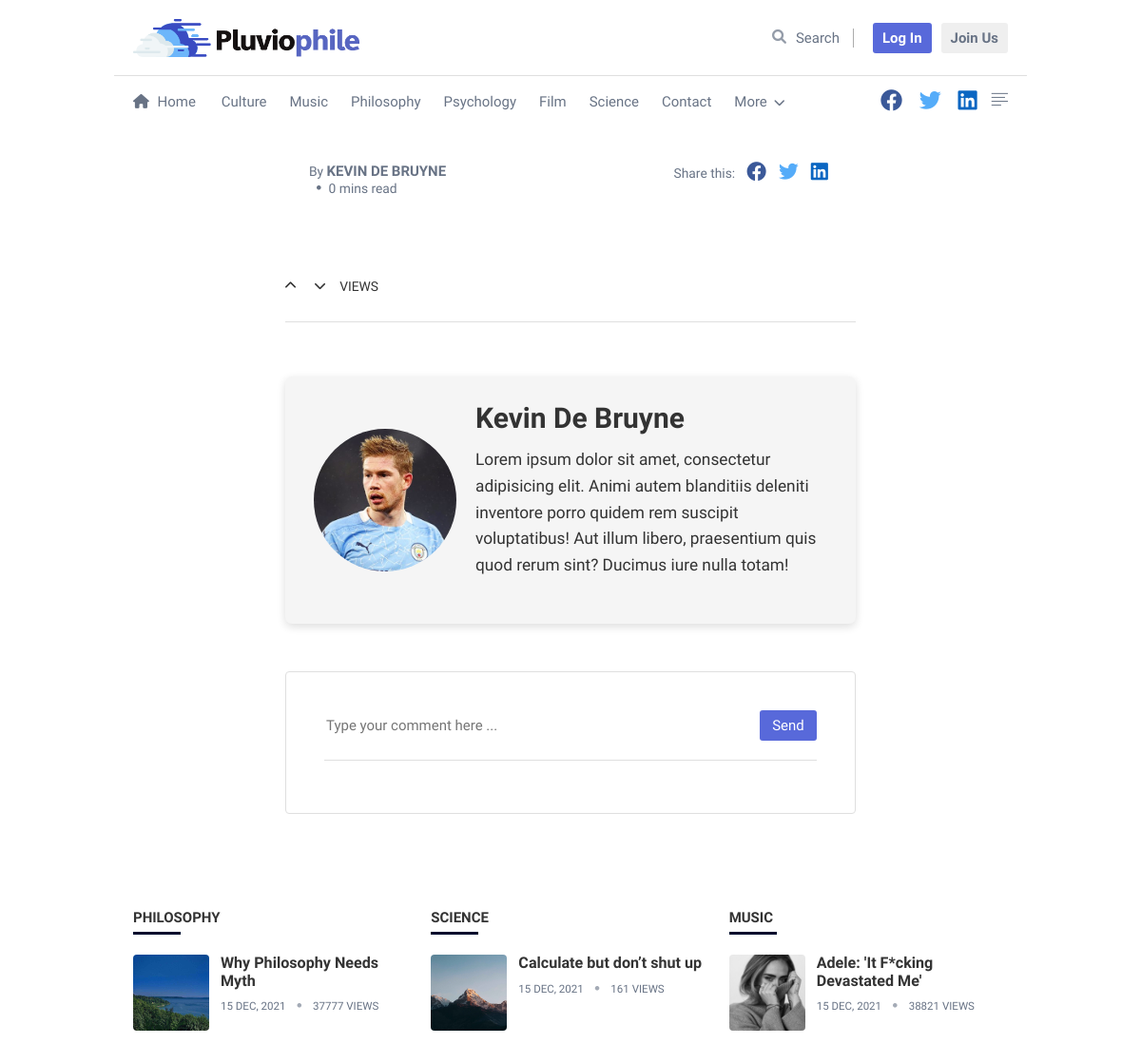
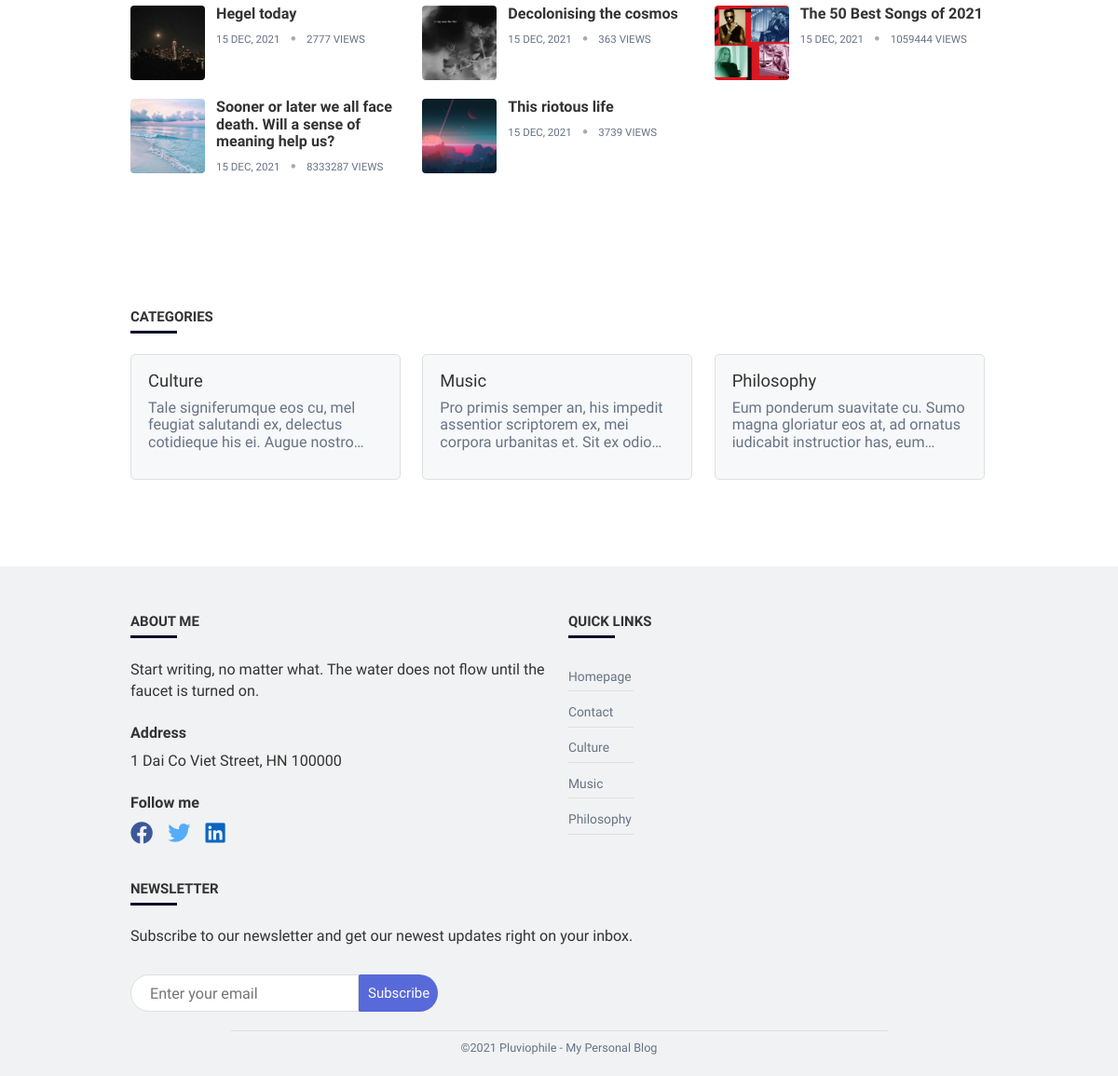
Page /pages/single.php on the committed database (2 pictures, top to bottom).
### tables this page shows
CREATE TABLE `topics` (
  `id` varchar(20) NOT NULL,
  `name` varchar(100) NOT NULL,
  `description` text NOT NULL
);

CREATE TABLE `posts` (
  `id` varchar(20) NOT NULL,
  `user_id` varchar(20) NOT NULL,
  `topic_id` varchar(20) DEFAULT NULL,
  `title` varchar(255) NOT NULL,
  `image` varchar(255) NOT NULL,
  `body` text NOT NULL,
  `published` tinyint(4) NOT NULL,
  `created_at` datetime NOT NULL DEFAULT current_timestamp(),
  `upvotes` int(11) DEFAULT 0,
  `views` int(11) NOT NULL DEFAULT 0
);

### app/database/db.php (called while the page is built, shortened)
<?php
require('connect.php');
function executeQuery($sql, $data)
{
    global $conn;
    $stmt = $conn->prepare($sql);
    $values = array_values($data);
    $types = str_repeat('s', count($values));
    $stmt->bind_param($types, ...$values);
    $stmt->execute();
    return $stmt;
}
function selectAll($table, $conditions = [])
{
    global $conn;
    $sql = "SELECT * FROM $table";
    if (empty($conditions)) {
        $stmt = $conn->prepare($sql);
        $stmt->execute();
        $records = $stmt->get_result()->fetch_all(MYSQLI_ASSOC);
        return $records;
    } else {
        $i = 0;
        foreach ($conditions as $key => $value) {
            if ($i === 0) {
                $sql = $sql . " WHERE $key=?";
            } else {
                $sql = $sql . " AND $key=?";
            }
            $i++;
        }
        $stmt = executeQuery($sql, $conditions);
        $records = $stmt->get_result()->fetch_all(MYSQLI_ASSOC);
        return $records;
    }
}
function getPostsByTopicName($topic_name)
{
    $sql = "SELECT p.*, t.name FROM posts AS p JOIN topics as t ON p.topic_id=t.id WHERE p.published=? AND t.name=?";
    $stmt = executeQuery($sql, ['published' => 1, 'name' => $topic_name]);
    $records = $stmt->get_result()->fetch_all(MYSQLI_ASSOC);
    return $records;
}

### app/controllers/posts.php (called while the page is built, shortened)
<?php
include(ROOT_PATH . "/app/database/db.php");
$table = 'posts';
$topics = selectAll('topics');
$posts = selectAll($table);

### app/includes/featuredPostsByTopics.php (the view)
<div class="posts-by-topics">
    <div class="container">
        <div class="row">
            <?php foreach ($highlightTopics as $key1 => $topic) : ?>
                <div class="col c-12 m-4 l-4">
                    <a href="<?php echo BASE_URL . '/public/index.php?name=' . $topic; ?>">
                        <div class="text-title">
                            <?php echo $topic; ?>
                        </div>
                    </a>
                    <?php $allPostsByTopics = getPostsByTopicName($topic);
                    $postsByTopics = array_slice($allPostsByTopics, 0, 3);
                    foreach ($postsByTopics as $key => $post) {
                        $postsByTopics[$key]['created_at'] = strtotime($postsByTopics[$key]['created_at']);
                        $postsByTopics[$key]['created_at'] = date('j M, Y', $postsByTopics[$key]['created_at']);
                    }
                    ?>
                    <?php foreach ($postsByTopics as $post) : ?>
                        <a href="<?php echo BASE_URL . '/public/pages/single.php?id=' . $post['id']; ?>">
                            <div class="posts-block-list">
                                <ul class="posts-list">
                                    <li>
                                        <div class="post-thumb">
                                            <img src="<?php echo BASE_URL . '/public/storage/thumbnails/' . $post['image']; ?>" alt="" class="post-thumb-img">
                                        </div>
                                        <div class="post-content">
                                            <div class="post-title">
                                                <?php echo $post['title']; ?>
                                            </div>
                                            <div class="post-detail">
                                                <div class="post-on">
                                                    <?php echo $post['created_at']; ?>
                                                </div>
                                                <i class="fas fa-circle"></i>
                                                <div class="post-views">
                                                    <?php echo $post['views']; ?> VIEWS
                                                </div>
                                            </div>
                                        </div>
                                    </li>
                                </ul>
                            </div>
                        </a>
                    <?php endforeach; ?>
                </div>
            <?php endforeach; ?>
        </div>
    </div>
</div>

### app/includes/header.php (shortened to what this page needs)
<div class="main-header">
    <div class="header-top">
        <a href="<?php echo BASE_URL . '/public/index.php'; ?>" class="logo">
            <img class="logo-img" src="<?php echo BASE_URL . '/public/storage/general/logo.png'; ?>" alt="Pluviophile">
        </a>
        <div class="header-top-right">
            <button class="btn btn-with-icon header-search">
                <i class="btn-icon fas fa-search"></i>
                <div class="header-search-text">Search</div>
            </button>
            <?php if (isset($_SESSION['id'])) : ?>
                <div class="header-user-info">
                    <a href="">
                        <i class="fa fa-user"></i>
                        <span class="username"><?php echo $_SESSION['fullname']; ?></span>
                        <i class="fa fa-chevron-down" style="font-size: .8em;"></i>
                    </a>
                    <ul>
                        <?php if ($_SESSION['admin']) : ?>
                            <a href="<?php echo BASE_URL . '/admin/dashboard.php' ?>">
                                <li>Dashboard</li>
                            </a>
                        <?php endif; ?>
                        <a href="<?php echo BASE_URL . '/public/pages/logout.php'; ?>">
                            <li>Log out</li>
                        </a>
                    </ul>
                </div>
            <?php else : ?>
                <a href="<?php echo BASE_URL . '/public/pages/login.php'; ?>" class="">
                    <button class="btn btn-primary btn-login">
                        Log In
                    </button>
                </a>
                <a href="<?php echo BASE_URL . '/public/pages/register.php'; ?>" class="">
                    <button class="btn btn-signup">
                        Join Us
                    </button>
                </a>
            <?php endif; ?>
        </div>
    </div>
    <div class="header-sticky-wrapper">
        <div class="header-sticky">
            <ul class="header-menu">
                <li class="header-menu-item">
                    <a class="header-anchor" href="<?php echo BASE_URL . "/public/index.php"; ?>">
                    <i class="header-menu-icon fas fa-home"></i>
                        Home
                    </a>
                </li>
                <?php
                $topics_first_six = array_slice($topics, 0, 6);
                ?>
                <?php foreach ($topics_first_six as $topic) : ?>
                    <li class="header-menu-item">
                        <a class="header-anchor" href="<?php echo BASE_URL . '/public/index.php?name=' . $topic['name']; ?>"><?php echo $topic['name']; ?></a>
                    </li>
                <?php endforeach; ?>
                <li class="header-menu-item">
                    <a class="header-anchor" href="<?php echo BASE_URL . '/public/pages/contact.php'; ?>">Contact</a>
                </li>
                <li class="header-menu-item header-menu-item-more">
                    <a class="header-anchor" href="">
                        More
                        <i class="fa fa-chevron-down" style="font-size: .8em;"></i>
                    </a>
                </li>
            </ul>
            <div class="header-menu-extras">
                <div class="header-menu-extras-link">
                    <a href="#" class="facebook-link">
                        <i class="fab fa-facebook"></i>
                    </a>
                    <a href="#" class="facebook-link">
                        <i class="fab fa-twitter"></i>
                    </a>
                    <a href="#" class="facebook-link">
                        <i class="fab fa-linkedin"></i>
                    </a>
                </div>
                <div class="header-off-canvas">
                    <i class="header-off-canvas-icon ti-align-left"></i>
                </div>
            </div>
        </div>
    </div>
</div>

### app/includes/featuredTopics.php
<div class="main-topics">
    <div class="container">
        <div class="row topics-wrapper">
            <div class="col c-12 m-12 l-12">
                <div class="text-title">Categories</div>
            </div>
            <?php foreach ($featuredTopics as $key => $topic) : ?>
                <div class="col c-12 m-4 l-4 topic-item-wrapper">
                    <a href="<?php echo BASE_URL . '/public/index.php?name=' . $topic['name']; ?>">
                        <div class="topic-item">
                            <div class="topic-header">
                                <?php echo $topic['name']; ?>
                            </div>
                            <p class="topic-description">
                                <?php echo $topic['description']; ?>
                            </p>
                        </div>
                    </a>
                </div>
            <?php endforeach; ?>
        </div>
    </div>
</div>

### app/includes/footer.php
<footer>
    <div class="container">
        <div class="row">
            <div class="col c-12 m-6 l-4">
                <div class="footer-info">
                    <a href="<?php echo BASE_URL . '/public/pages/aboutMe.php'; ?>">
                        <div class="text-title footer-header">
                            About Me
                        </div>
                    </a>
                    <p class="footer-info-description">Start writing, no matter what. The water does not flow until the faucet is turned on.</p>
                    <p class="footer-info-description strong">Address</p>
                    <p class="footer-info-description">1 Dai Co Viet Street, HN 100000</p>
                    <p class="footer-info-description strong">Follow me</p>
                    <div class="footer-info-description-link">
                        <a href="https://www.facebook.com/bqk.269/" class="facebook-link" target="_blank" rel="noopener noreferrer">
                            <i class="fab fa-facebook"></i>
                        </a>
                        <a href="#" class="facebook-link">
                            <i class="fab fa-twitter"></i>
                        </a>
                        <a href="#" class="facebook-link">
                            <i class="fab fa-linkedin"></i>
                        </a>
                    </div>
                </div>
            </div>
            <div class="col c-12 m-6 l-4">
                <div class="footer-links">
                    <div class="text-title footer-header">
                        Quick links
                    </div>
                    <ul class="footer-link">
                        <li>
                            <a href="<?php echo BASE_URL . '/public/index.php'; ?>">Homepage</a>
                        </li>
                        <li>
                            <a href="<?php echo BASE_URL . '/public/pages/contact.php'; ?>">Contact</a>
                        </li>
                        <?php
                        $topics_first_three = array_slice($topics, 0, 3);
                        ?>
                        <?php foreach ($topics_first_three as $topic) : ?>
                            <li class="header-menu-item">
                                <a href="#"><?php echo $topic['name']; ?></a>
                            </li>
                        <?php endforeach; ?>
                    </ul>
                </div>
            </div>
            <div class="col c-12 m-12 l-4">
                <div class="footer-subscribe">
                    <div class="text-title footer-header">
                        Newsletter
                    </div>
                    <div class="footer-subscribe-description">
                        Subscribe to our newsletter and get our newest updates right on your inbox.
                    </div>
                    <form>
                        <div class="subscribe-group">
                            <input id="input-subscribe" id="email" type="email" name="email" class="form-subscribe-input" placeholder="Enter your email">
                            <button name="email-subscribe" class="btn btn-large btn-primary subscribe-btn" type="button">Subscribe</button>
                        </div>
                    </form>
                </div>
            </div>
            <div class="footer-copy-right">
                &copy;2021 Pluviophile - My Personal Blog
            </div>
        </div>
    </div>
</footer>

### rows in the picture
topics: name "Culture", description "Tale signiferumque eos cu, mel feugiat salutandi ex, delectus cotidieque his ei. Augue…"
topics: name "Music", description "Pro primis semper an, his impedit assentior scriptorem ex, mei corpora urbanitas et. Sit ex…"
topics: name "Philosophy", description "Eum ponderum suavitate cu. Sumo magna gloriatur eos at, ad ornatus iudicabit instructior has,…"
topics: name "Psychology"
topics: name "Film"
topics: name "Science"
posts: image (picture), title "Why Philosophy Needs Myth", created_at "15 DEC, 2021", views "37777"
posts: image (picture), title "Hegel today", created_at "15 DEC, 2021", views "2777"
posts: image (picture), title "Sooner or later we all face death. Will a sense of meaning help us?", created_at "15 DEC, 2021", views "8333287"
posts: image (picture), title "Calculate but don’t shut up", created_at "15 DEC, 2021", views "161"
posts: image (picture), title "Decolonising the cosmos", created_at "15 DEC, 2021", views "363"
posts: image (picture), title "This riotous life", created_at "15 DEC, 2021", views "3739"
posts: image (picture), title "Adele: 'It F*cking Devastated Me'", created_at "15 DEC, 2021", views "38821"
posts: image (picture), title "The 50 Best Songs of 2021", created_at "15 DEC, 2021", views "1059444"

### other values in the picture
$estimatedReadingTime "0"
$topic "PHILOSOPHY"
$topic "SCIENCE"
$topic "MUSIC"
